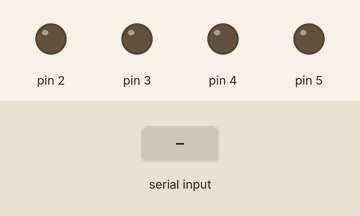
Recording of a sketch running on a simulated Arduino Uno, built with avr-gcc and run on an emulated ATmega328P. Parts: output pins drawn as LEDs (lit = HIGH). Inputs (shaded band) come from the test bench.

Above: at 1.2 s.
1.3 s: byte 30 received over Serial
At 1.8 s:
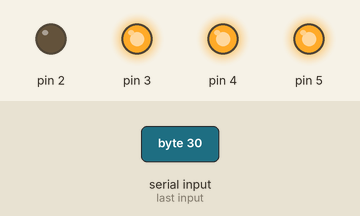
2.8 s: byte 90 received over Serial
At 4.0 s:
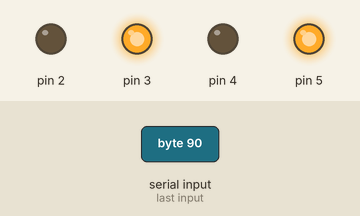
4.3 s: byte 120 received over Serial
At 5.4 s:
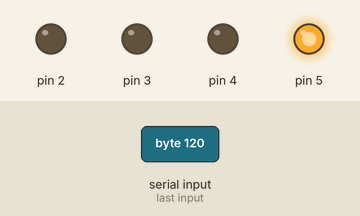
Timing chart, 0 to 7.3 s (numbered marks = the images above; inputs shaded):
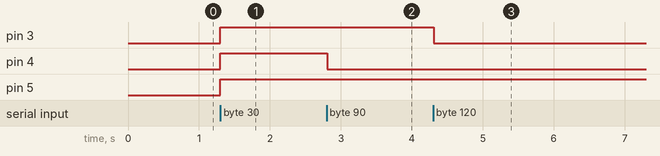

Measured:
- after the input at 1.3 s, pin 3–5: LOW → HIGH at once
- after the input at 2.8 s, pin 4: HIGH → LOW at once
- after the input at 4.3 s, pin 3: HIGH → LOW at once

The sketch:

rx1.ino
```cpp
byte Byterx; // conterra' il byte ricevuto dalla seriale
int n;       // numero utilizzato per i cicli for

void setup() {
  Serial.begin(9600);   // inizia la comunicazione seriale

  for(int n = 2; n < 6; n++){
    // loop che viene ripetuto per 4 volte

    pinMode(n, OUTPUT); // imposta il pin "n" (dal 2 al 5) come output
  }
}

void loop() {
  if (Serial.available() > 0){
    // se c'e' almeno un byte nel buffer

    Byterx = Serial.read(); // legge sul seriale il byte e lo mette in Byterx

    for(int n = 0; n < 4; n++){
      // loop ripetuto per 4 volte

      if(bitRead(Byterx, n) == 0){
        // se il bit in posizione "n" (dal 0 al 3) e' uguale a 0

        digitalWrite(n + 2, LOW); // imposta sul pin "n+2" il livello logico basso
      }
      else{
        // altrimenti, se il bit e' uguale a 1

        digitalWrite(n + 2, HIGH); // imposta sul pin "n + 2" il livello logico alto
      }
    }
  }
  delay(10); // attendi per 10 ms
}
```
